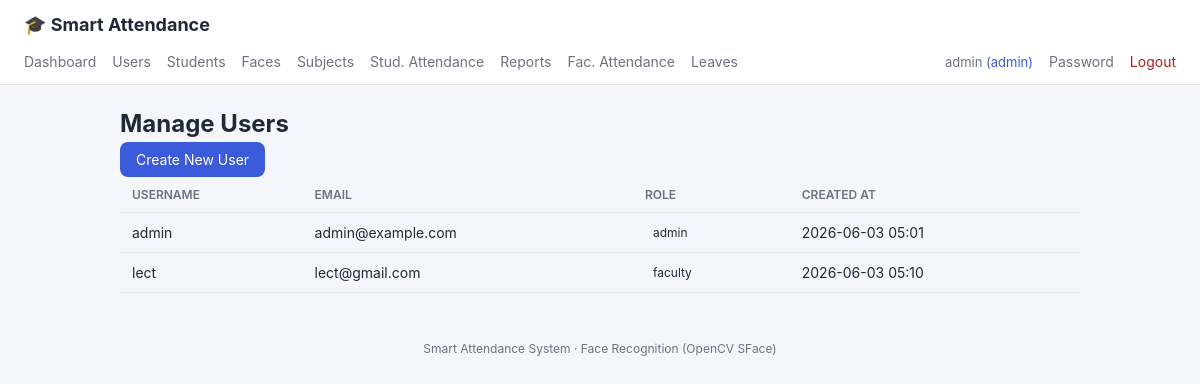
/admin/users (signed in), run on an earlier commit of the app's database.
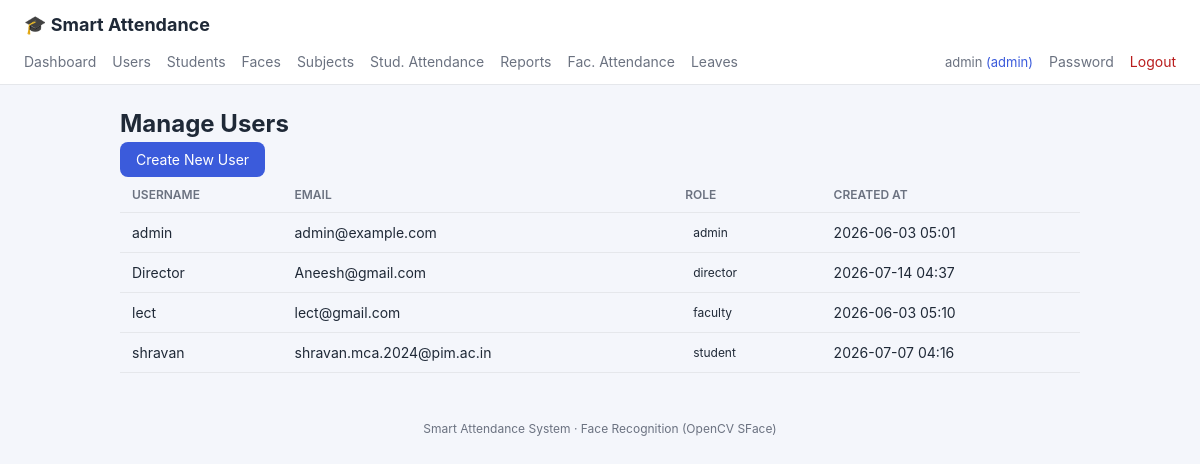
And on a later commit of the database.
### models.py (models this page shows, shortened)
class User(UserMixin, db.Model):
    __tablename__ = "users"
    id = db.Column(db.Integer, primary_key=True)
    username = db.Column(db.String(80), unique=True, nullable=False, index=True)
    email = db.Column(db.String(120), unique=True, nullable=False)
    password_hash = db.Column(db.String(255), nullable=False)
    role = db.Column(db.String(20), nullable=False, default=ROLE_STUDENT)
    created_at = db.Column(db.DateTime, default=datetime.utcnow)
    student_id = db.Column(db.Integer, db.ForeignKey("students.id"), nullable=True)
    student = db.relationship("Student", backref=db.backref("user", uselist=False))

### blueprints/admin.py (the view)
@admin_bp.route("/users")
@login_required
@admin_required
def list_users():
    users = User.query.order_by(User.role, User.username).all()
    return render_template("admin/list_users.html", users=users)

### templates/admin/list_users.html (shortened to what this page needs)
{% extends "base.html" %}
{% block content %}
<div class="d-flex justify-content-between flex-wrap flex-md-nowrap align-items-center pt-3 pb-2 mb-3 border-bottom">
    <h1 class="h2">Manage Users</h1>
    <a href="{{ url_for('admin.new_user') }}" class="btn btn-primary">Create New User</a>
</div>
<div class="table-responsive">
    <table class="table table-striped table-sm">
        <thead>
            <tr>
                <th>Username</th>
                <th>Email</th>
                <th>Role</th>
                <th>Created At</th>
            </tr>
        </thead>
        <tbody>
            {% for user in users %}
            <tr>
                <td>{{ user.username }}</td>
                <td>{{ user.email }}</td>
                <td><span class="badge bg-secondary">{{ user.role }}</span></td>
                <td>{{ user.created_at.strftime('%Y-%m-%d %H:%M') }}</td>
            </tr>
            {% else %}
            <tr><td colspan="4">No users found.</td></tr>
            {% endfor %}
        </tbody>
    </table>
</div>
{% endblock %}

### templates/base.html (shortened to what this page needs)
<!DOCTYPE html>
<html lang="en">
<head>
  <link rel="stylesheet" href="{{ url_for('static', filename='style.css') }}">
</head>
<body>
  <header class="topbar">
    <div class="brand">
      <a href="{{ url_for('dashboard.index') if current_user.is_authenticated else url_for('auth.login') }}">
        🎓 Smart Attendance
      </a>
    </div>
    {% if current_user.is_authenticated %}
    <nav class="nav">
      <a href="{{ url_for('dashboard.index') }}">Dashboard</a>
      {% if current_user.role == 'admin' %}
        <a href="{{ url_for('admin.list_users') }}">Users</a>
      {% endif %}
      {% if current_user.role in ['admin', 'faculty', 'director'] %}
        <a href="{{ url_for('students.list_students') }}">Students</a>
        <a href="{{ url_for('faces.index') }}">Faces</a>
        <a href="{{ url_for('attendance.subjects') }}">Subjects</a>
        <a href="{{ url_for('attendance.index') }}">Stud. Attendance</a>
        <a href="{{ url_for('reports.index') }}">Reports</a>
      {% endif %}
      {% if current_user.role in ['admin', 'director'] %}
        <a href="{{ url_for('director.faculty_attendance_index') }}">Fac. Attendance</a>
        <a href="{{ url_for('director.leaves_index') }}">Leaves</a>
      {% endif %}
      <span class="who">{{ current_user.username }} <em>({{ current_user.role }})</em></span>
      <a href="{{ url_for('auth.change_password') }}">Password</a>
      <a class="btn-link" href="{{ url_for('auth.logout') }}">Logout</a>
    </nav>
    {% endif %}
  </header>
  <main class="container">
    {% block content %}{% endblock %}
  </main>
  <footer class="footer">Smart Attendance System · Face Recognition (OpenCV SFace)</footer>
</body>
</html>

What changed in the data, as far as the page shows it:
added User: username "Director", email "Aneesh@gmail.com", role "director", created_at "2026-07-14 04:37"
added User: username "shravan", email "shravan.mca.2024@pim.ac.in", role "student", created_at "2026-07-07 04:16"
